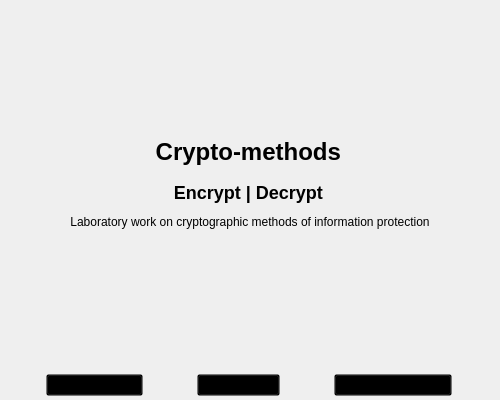
<?xml version="1.0" encoding="UTF-8"?>
<ui version="4.0">
 <class>info</class>
 <widget class="QWidget" name="info">
  <property name="geometry">
   <rect>
    <x>0</x>
    <y>0</y>
    <width>500</width>
    <height>400</height>
   </rect>
  </property>
  <property name="windowTitle">
   <string>Form</string>
  </property>
  <property name="styleSheet">
   <string notr="true"/>
  </property>
  <layout class="QVBoxLayout" name="verticalLayout">
   <property name="spacing">
    <number>12</number>
   </property>
   <property name="leftMargin">
    <number>4</number>
   </property>
   <property name="topMargin">
    <number>4</number>
   </property>
   <property name="rightMargin">
    <number>4</number>
   </property>
   <property name="bottomMargin">
    <number>4</number>
   </property>
   <item>
    <spacer name="vertical_spacer_top">
     <property name="orientation">
      <enum>Qt::Vertical</enum>
     </property>
     <property name="sizeHint" stdset="0">
      <size>
       <width>20</width>
       <height>35</height>
      </size>
     </property>
    </spacer>
   </item>
   <item>
    <widget class="QLabel" name="label_topic">
     <property name="text">
      <string>&lt;p align=&quot;center&quot;&gt;
	&lt;img src=&quot;resources/icons/crypto-methods.png&quot; alt=&quot;preview&quot; height=&quot;128&quot; width=&quot;128&quot;&gt;
&lt;/p&gt;

&lt;div&gt;
	&lt;h1 align=&quot;center&quot;&gt;Crypto-methods&lt;/h1&gt;
	&lt;h2 align=&quot;center&quot;&gt;Encrypt | Decrypt&lt;/h2&gt;
	&lt;p align=&quot;center&quot;&gt;Laboratory work on cryptographic methods of information protection&lt;/p&gt;
&lt;/div&gt;</string>
     </property>
     <property name="alignment">
      <set>Qt::AlignCenter</set>
     </property>
    </widget>
   </item>
   <item>
    <spacer name="vertical_spacer_bottom">
     <property name="orientation">
      <enum>Qt::Vertical</enum>
     </property>
     <property name="sizeHint" stdset="0">
      <size>
       <width>20</width>
       <height>35</height>
      </size>
     </property>
    </spacer>
   </item>
   <item>
    <layout class="QHBoxLayout" name="horizontal_layout_links">
     <item>
      <widget class="QPushButton" name="button_vk">
       <property name="sizePolicy">
        <sizepolicy hsizetype="Fixed" vsizetype="Fixed">
         <horstretch>0</horstretch>
         <verstretch>0</verstretch>
        </sizepolicy>
       </property>
       <property name="styleSheet">
        <string notr="true">background: transparent;</string>
       </property>
       <property name="text">
        <string>vk.com/vasilypht</string>
       </property>
      </widget>
     </item>
     <item>
      <widget class="QPushButton" name="button_tg">
       <property name="sizePolicy">
        <sizepolicy hsizetype="Fixed" vsizetype="Fixed">
         <horstretch>0</horstretch>
         <verstretch>0</verstretch>
        </sizepolicy>
       </property>
       <property name="styleSheet">
        <string notr="true">background: transparent;</string>
       </property>
       <property name="text">
        <string>t.me/vasilypht</string>
       </property>
       <property name="iconSize">
        <size>
         <width>16</width>
         <height>16</height>
        </size>
       </property>
       <property name="checkable">
        <bool>false</bool>
       </property>
       <property name="flat">
        <bool>false</bool>
       </property>
      </widget>
     </item>
     <item>
      <widget class="QPushButton" name="button_github">
       <property name="sizePolicy">
        <sizepolicy hsizetype="Fixed" vsizetype="Fixed">
         <horstretch>0</horstretch>
         <verstretch>0</verstretch>
        </sizepolicy>
       </property>
       <property name="styleSheet">
        <string notr="true">background: transparent;</string>
       </property>
       <property name="text">
        <string>github.com/vasilypht</string>
       </property>
      </widget>
     </item>
    </layout>
   </item>
  </layout>
 </widget>
 <resources/>
 <connections/>
</ui>
